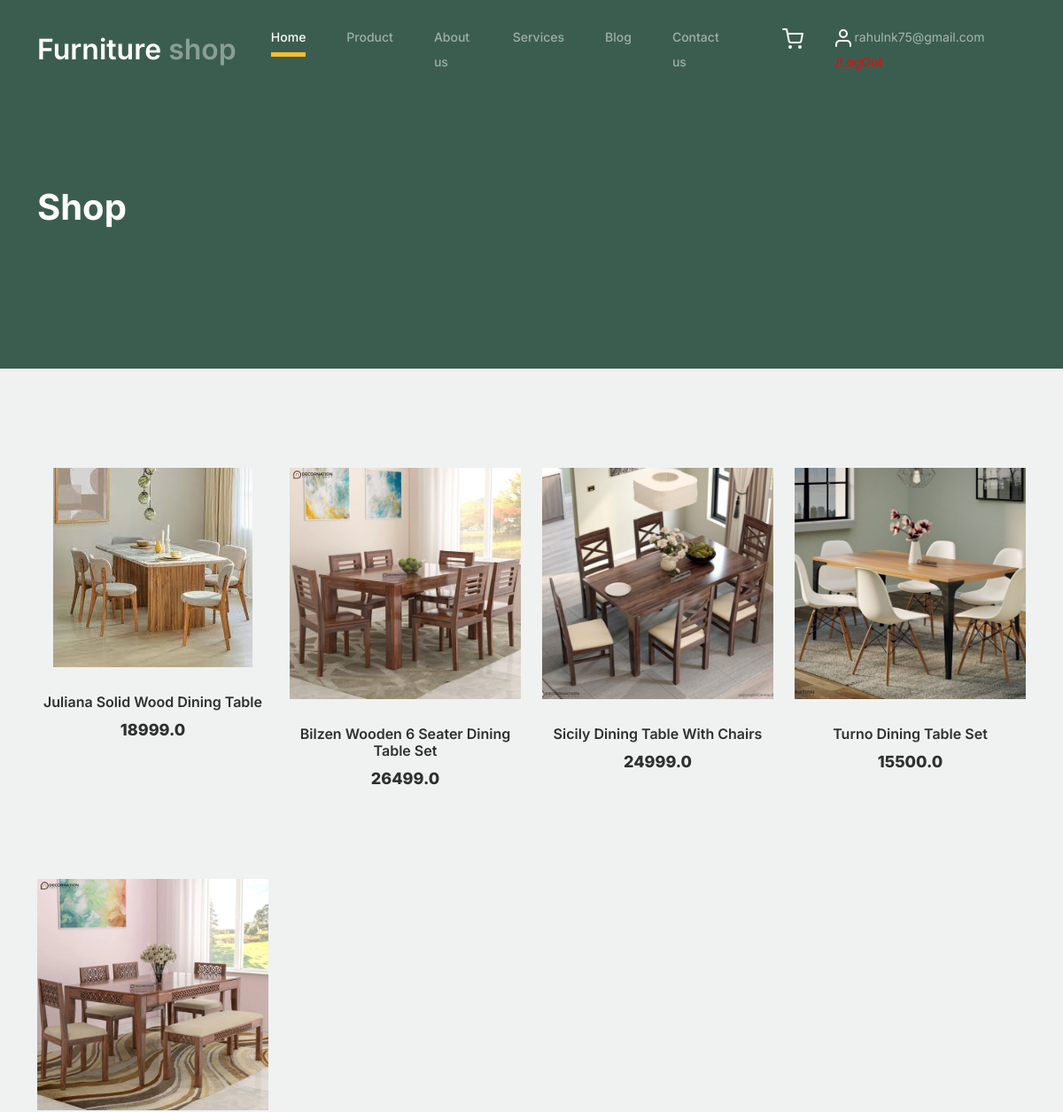
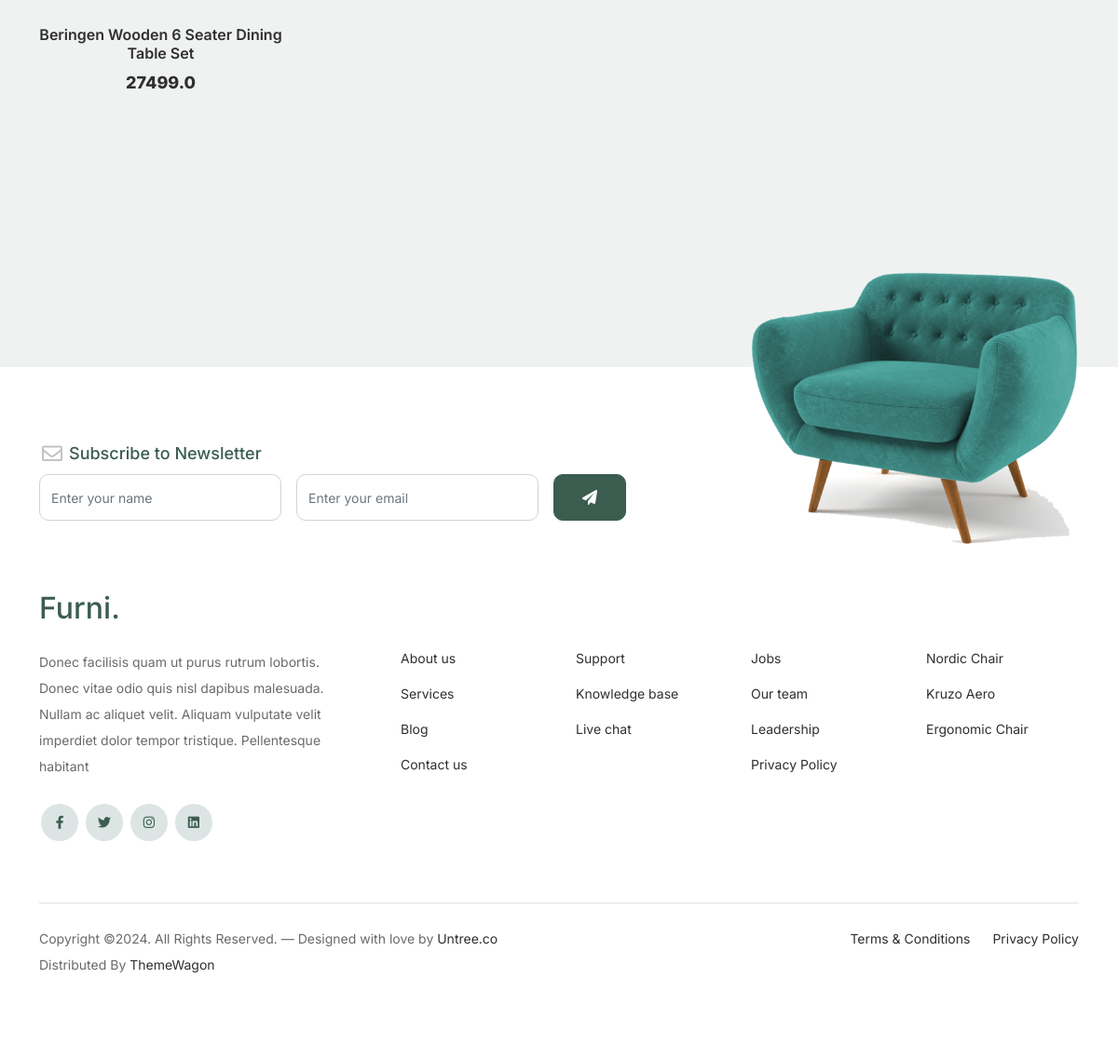
Page /product_filtered/Dining table/ (signed in) on the committed database (2 pictures, top to bottom).
### Furniture_app/models.py (models this page shows)
class Product_Db(models.Model):
    Product_Category=models.CharField(max_length=200,null=True,blank=True)
    Product_Name=models.CharField(max_length=200,null=True,blank=True)
    Quantity=models.IntegerField(null=True,blank=True)
    MRP=models.FloatField(null=True,blank=True)
    Discription=models.TextField(max_length=200,null=True,blank=True)
    Country_of_Origin=models.CharField(max_length=200,null=True,blank=True)
    Manufactured_By=models.CharField(max_length=200,null=True,blank=True)
    Product_Image1=models.ImageField(upload_to='product_images',null=True,blank=True)
    Product_Image2=models.ImageField(upload_to='product_images',null=True,blank=True)
    Product_Image3=models.ImageField(upload_to='product_images',null=True,blank=True)

### Web_App/views.py (the view)
# urls.py: path('product_filtered/<cat_name>/',views.product_filtered,name='product_filtered'),
def product_filtered(request,cat_name):
    data=Product_Db.objects.filter(Product_Category=cat_name)
    return render(request,'product_filtered.html',{'data':data})

### Web_App/templates/product_filtered.html (shortened to what this page needs)
<!doctype html>
{% load static %}
<html lang="en">
<head>
		<link href="{% static 'web/css/bootstrap.min.css' %}" rel="stylesheet">
		<link href="https://cdnjs.cloudflare.com/ajax/libs/font-awesome/6.0.0-beta3/css/all.min.css" rel="stylesheet">
		<link href="{% static 'web/css/tiny-slider.css' %}" rel="stylesheet">
		<link href="{% static 'web/css/style.css' %}" rel="stylesheet">
	</head>
	<body>
		<nav class="custom-navbar navbar navbar navbar-expand-md navbar-dark bg-dark" arial-label="Furni navigation bar">
			<div class="container">
				<a class="navbar-brand" href="{% url 'Home_Page' %}">Furniture<span> shop</span></a>
				<div class="collapse navbar-collapse" id="navbarsFurni">
					<ul class="custom-navbar-nav navbar-nav ms-auto mb-2 mb-md-0">
						<li class="nav-item active"><a class="nav-link" href="{% url 'Home_Page' %}">Home</a></li>
						<li><a class="nav-link" href="{% url 'product_page' %}">Product</a></li>
						<li><a class="nav-link" href="{% url 'about_page' %}">About us</a></li>
						<li><a class="nav-link" href="{% url 'services_page' %}">Services</a></li>
						<li><a class="nav-link" href="{% url 'blog_page' %}">Blog</a></li>
						<li><a class="nav-link" href="{% url 'contact_page' %}">Contact us</a></li>
					</ul>
					<ul class="custom-navbar-cta navbar-nav mb-2 mb-md-0 ms-5">
						<li><a class="nav-link" href="{% url 'Cart_Page' %}"><img src="{% static 'web/images/cart.svg' %}"><sup>{{x}}</sup></a></li>
						{% if request.session.Name %}
						<li><a class="nav-link" href="{% url 'User_Sign_out' %}"><img src="{% static 'web/images/user.svg' %}">   {{request.session.Name}} <i style="color: red; font-style:normal;" >/LogOut</i> </a></li>
						{% else %}
						<li><a class="nav-link" href="{% url 'Sign_in' %}"><img src="{% static 'web/images/user.svg' %}"></a></li>
						{% endif %}
					</ul>
				</div>
			</div>
		</nav>
			<div class="hero">
				<div class="container">
					<div class="row justify-content-between">
						<div class="col-lg-5">
							<div class="intro-excerpt">
								<h1>Shop</h1>
							</div>
						</div>
						<div class="col-lg-7">
						</div>
					</div>
				</div>
			</div>
		<div class="untree_co-section product-section before-footer-section">
		    <div class="container">
		      	<div class="row">
					 {% for i in data %}
					<div class="col-12 col-md-4 col-lg-3 mb-5">
						<a class="product-item" href="{% url 'single_product' sin_id=i.id %}">
							<img src="{{i.Product_Image1.url}}" class="img-fluid product-thumbnail">
							<h3 class="product-title">{{i.Product_Name}}</h3>
							<strong class="product-price">{{i.MRP}}</strong>
						</a>
					</div>
					{% endfor %}
		      	</div>
		    </div>
		</div>
		<footer class="footer-section">
			<div class="container relative">
				<div class="sofa-img">
					<img src="{% static 'web/images/sofa.png' %}" alt="Image" class="img-fluid">
				</div>
				<div class="row">
					<div class="col-lg-8">
						<div class="subscription-form">
							<h3 class="d-flex align-items-center"><span class="me-1"><img src="images/envelope-outline.svg" alt="Image" class="img-fluid"></span><span>Subscribe to Newsletter</span></h3>
							<form action="#" class="row g-3">
								<div class="col-auto">
									<input type="text" class="form-control" placeholder="Enter your name">
								</div>
								<div class="col-auto">
									<input type="email" class="form-control" placeholder="Enter your email">
								</div>
								<div class="col-auto">
									<button class="btn btn-primary">
										<span class="fa fa-paper-plane"></span>
									</button>
								</div>
							</form>
						</div>
					</div>
				</div>
				<div class="row g-5 mb-5">
					<div class="col-lg-4">
						<div class="mb-4 footer-logo-wrap"><a href="#" class="footer-logo">Furni<span>.</span></a></div>
						<p class="mb-4">Donec facilisis quam ut purus rutrum lobortis. Donec vitae odio quis nisl dapibus malesuada. Nullam ac aliquet velit. Aliquam vulputate velit imperdiet dolor tempor tristique. Pellentesque habitant</p>
						<ul class="list-unstyled custom-social">
							<li><a href="#"><span class="fa fa-brands fa-facebook-f"></span></a></li>
							<li><a href="#"><span class="fa fa-brands fa-twitter"></span></a></li>
							<li><a href="#"><span class="fa fa-brands fa-instagram"></span></a></li>
							<li><a href="#"><span class="fa fa-brands fa-linkedin"></span></a></li>
						</ul>
					</div>
					<div class="col-lg-8">
						<div class="row links-wrap">
							<div class="col-6 col-sm-6 col-md-3">
								<ul class="list-unstyled">
									<li><a href="#">About us</a></li>
									<li><a href="#">Services</a></li>
									<li><a href="#">Blog</a></li>
									<li><a href="#">Contact us</a></li>
								</ul>
							</div>
							<div class="col-6 col-sm-6 col-md-3">
								<ul class="list-unstyled">
									<li><a href="#">Support</a></li>
									<li><a href="#">Knowledge base</a></li>
									<li><a href="#">Live chat</a></li>
								</ul>
							</div>
							<div class="col-6 col-sm-6 col-md-3">
								<ul class="list-unstyled">
									<li><a href="#">Jobs</a></li>
									<li><a href="#">Our team</a></li>
									<li><a href="#">Leadership</a></li>
									<li><a href="#">Privacy Policy</a></li>
								</ul>
							</div>
							<div class="col-6 col-sm-6 col-md-3">
								<ul class="list-unstyled">
									<li><a href="#">Nordic Chair</a></li>
									<li><a href="#">Kruzo Aero</a></li>
									<li><a href="#">Ergonomic Chair</a></li>
								</ul>
							</div>
						</div>
					</div>
				</div>
				<div class="border-top copyright">
					<div class="row pt-4">
						<div class="col-lg-6">
							<p class="mb-2 text-center text-lg-start">Copyright &copy;. All Rights Reserved. &mdash; Designed with love by <a href="https://untree.co">Untree.co</a>  Distributed By <a href="https://themewagon.com">ThemeWagon</a>
            </p>
						</div>
						<div class="col-lg-6 text-center text-lg-end">
							<ul class="list-unstyled d-inline-flex ms-auto">
								<li class="me-4"><a href="#">Terms &amp; Conditions</a></li>
								<li><a href="#">Privacy Policy</a></li>
							</ul>
						</div>
					</div>
				</div>
			</div>
		</footer>
	</body>
</html>

### rows in the picture
Product_Db: Product_Image1 (picture), Product_Name "Juliana Solid Wood Dining Table", MRP "18999.0"
Product_Db: Product_Image1 (picture), Product_Name "Bilzen Wooden 6 Seater Dining Table Set", MRP "26499.0"
Product_Db: Product_Image1 (picture), Product_Name "Sicily Dining Table With Chairs", MRP "24999.0"
Product_Db: Product_Image1 (picture), Product_Name "Turno Dining Table Set", MRP "15500.0"
Product_Db: Product_Image1 (picture), Product_Name "Beringen Wooden 6 Seater Dining Table Set", MRP "27499.0"

### other values in the picture
{{ request.session.Name }} "rahulnk75@gmail.com"
